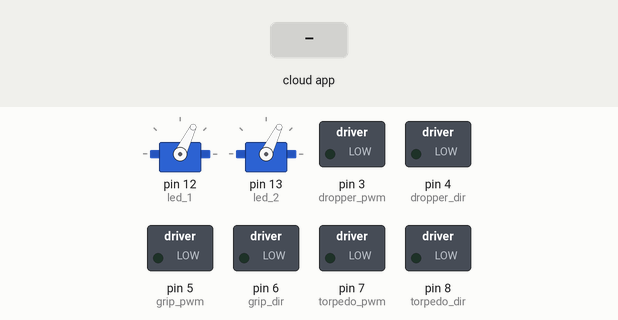
Simulated run of this sketch. Board: Arduino Uno, built with avr-gcc and run on an emulated ATmega328P. Shown: 2 × servo, switched loads named in the sketch (green lamp = pin HIGH). Inputs (shaded band) come from the test bench. The ROS host is connected and sends only what is stated.

Above: at 1.3 s.
1.4 s: the phone or cloud app sets launch_torpedo to 0
At 2.2 s:
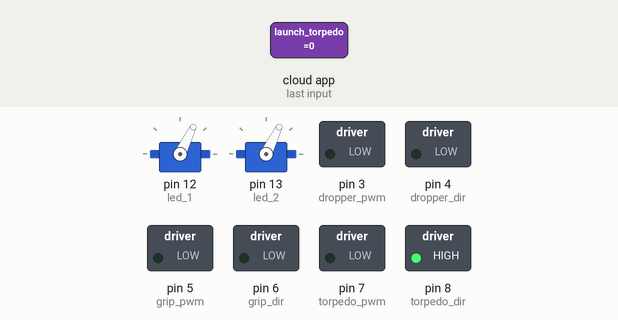
3.0 s: the phone or cloud app sets open_dropper to 0
At 3.9 s:
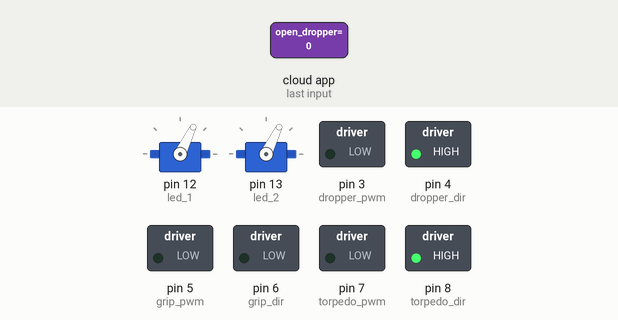
5.0 s: the phone or cloud app sets open_gripper to 0
At 7.2 s:
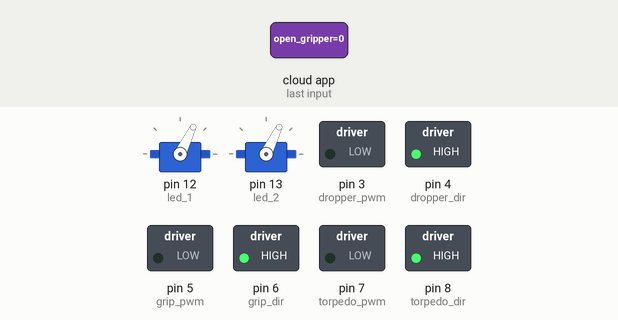
7.5 s: the phone or cloud app sets close_gripper to 0
At 8.3 s:
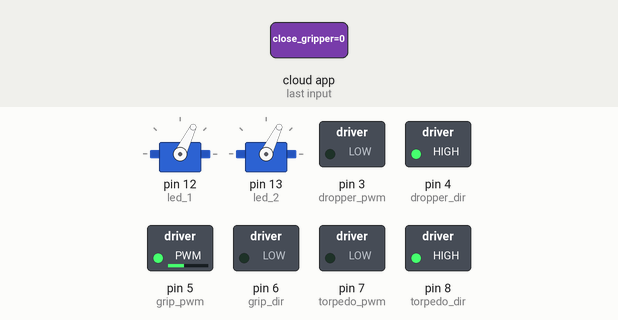
10.0 s: the phone or cloud app sets open_gripper to 1
At 10.5 s:
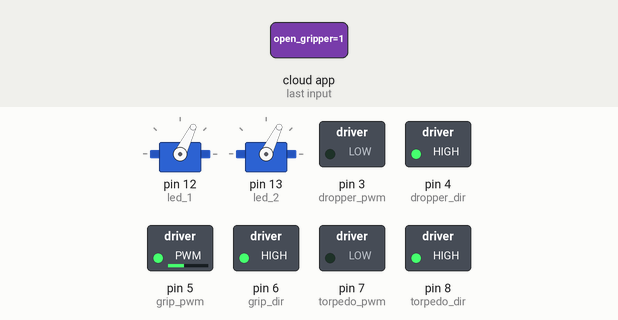
12.5 s: the phone or cloud app sets open_dropper to 1
At 12.9 s:
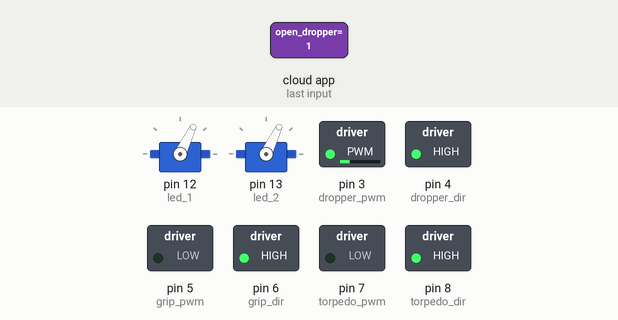
Timing chart, 0 to 15.5 s (numbered marks = the images above; inputs shaded):
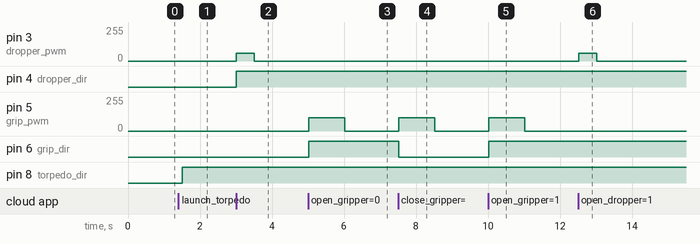

Measured:
- after the input at 1.4 s, pin 8 (torpedo_dir): LOW → HIGH after 0.11 s
- after the input at 3.0 s, pin 3 (dropper_pwm): 0/255 → 60/255 at once, → 0/255 0.50 s later; pin 4 (dropper_dir): LOW → HIGH at once
- after the input at 5.0 s, pin 5 (grip_pwm): 0/255 → 100/255 at once, → 0/255 1.0 s later; pin 6 (grip_dir): LOW → HIGH at once
- after the input at 7.5 s, pin 5 (grip_pwm): 0/255 → 100/255 at once, → 0/255 1.0 s later; pin 6 (grip_dir): HIGH → LOW at once
- after the input at 10.0 s, pin 5 (grip_pwm): 0/255 → 100/255 at once, → 0/255 1.0 s later; pin 6 (grip_dir): LOW → HIGH at once
- after the input at 12.5 s, pin 3 (dropper_pwm): 0/255 → 60/255 at once, → 0/255 0.50 s later

The sketch:

actuators_control.ino
```cpp
#include <ros.h>
//#include <dht11.h>
#include <std_msgs/String.h>
#include <std_msgs/Empty.h>
#include <std_msgs/Float64.h>
#include <Servo.h>

ros::NodeHandle  nh;

//sensors
int temp_sen = 2;
//dht11 DHT11;

int leak_sen = 11;

//bilge motors
int torpedo_dir = 8;
int torpedo_pwm = 7;
int dropper_dir = 4;
int dropper_pwm = 3;
int grip_dir = 6;
int grip_pwm = 5;

//LEDs
byte led_1 = 12;
byte led_2 = 13;
Servo led1;
Servo led2;

void torpedoCb( const std_msgs::Empty& toggle_msg){
  digitalWrite(torpedo_dir, HIGH);
  analogWrite(torpedo_pwm, 60);
  delay(500);
  analogWrite(torpedo_pwm, 0);
}

void dropperCb( const std_msgs::Empty& toggle_msg){
  digitalWrite(dropper_dir, HIGH);
  analogWrite(dropper_pwm, 60);
  delay(500);
  analogWrite(dropper_pwm, 0);
}

void gripOpenCb( const std_msgs::Empty& toggle_msg){
  digitalWrite(grip_dir, HIGH);
  analogWrite(grip_pwm, 100);
  delay(1000);
  analogWrite(grip_pwm, 0);
}
void gripCloseCb( const std_msgs::Empty& toggle_msg){
  digitalWrite(grip_dir, LOW);
  analogWrite(grip_pwm, 100);
  delay(1000);
  analogWrite(grip_pwm, 0);
}

std_msgs::Float64 temp;
std_msgs::Float64 humd;

ros::Subscriber<std_msgs::Empty> torpedo("arduino/launch_torpedo", &torpedoCb );
ros::Subscriber<std_msgs::Empty> dropper("arduino/open_dropper", &dropperCb );
ros::Subscriber<std_msgs::Empty> gripOpen("arduino/open_gripper", &gripOpenCb );
ros::Subscriber<std_msgs::Empty> gripClose("arduino/close_gripper", &gripCloseCb );
ros::Publisher temp_pub("diagnostics/temprature", &temp);
ros::Publisher humd_pub("diagnostics/humidity", &humd);


void setup()
{

  //Bilge Motors
  pinMode(torpedo_dir,OUTPUT);
  pinMode(torpedo_pwm,OUTPUT);

  pinMode(dropper_dir,OUTPUT);
  pinMode(dropper_pwm,OUTPUT);

  pinMode(grip_dir,OUTPUT);
  pinMode(grip_pwm,OUTPUT);

  nh.initNode();
  nh.subscribe(torpedo);
  nh.subscribe(dropper);
  nh.subscribe(gripOpen);
  nh.subscribe(gripClose);
  nh.advertise(temp_pub);
  nh.advertise(humd_pub);


  //Leds setup
  led1.attach(led_1);
  led2.attach(led_2);
  led1.writeMicroseconds(1200);
  led2.writeMicroseconds(1200);

}

void loop()
{
  nh.spinOnce();
  //Diagnostics publishing
//   int chk = DHT11.read(temp_sen);
//   temp.data = DHT11.temperature;
//   humd.data = DHT11.humidity;
//   temp_pub.publish(&temp);
//   humd_pub.publish(&humd);

  delay(500);
}
```
